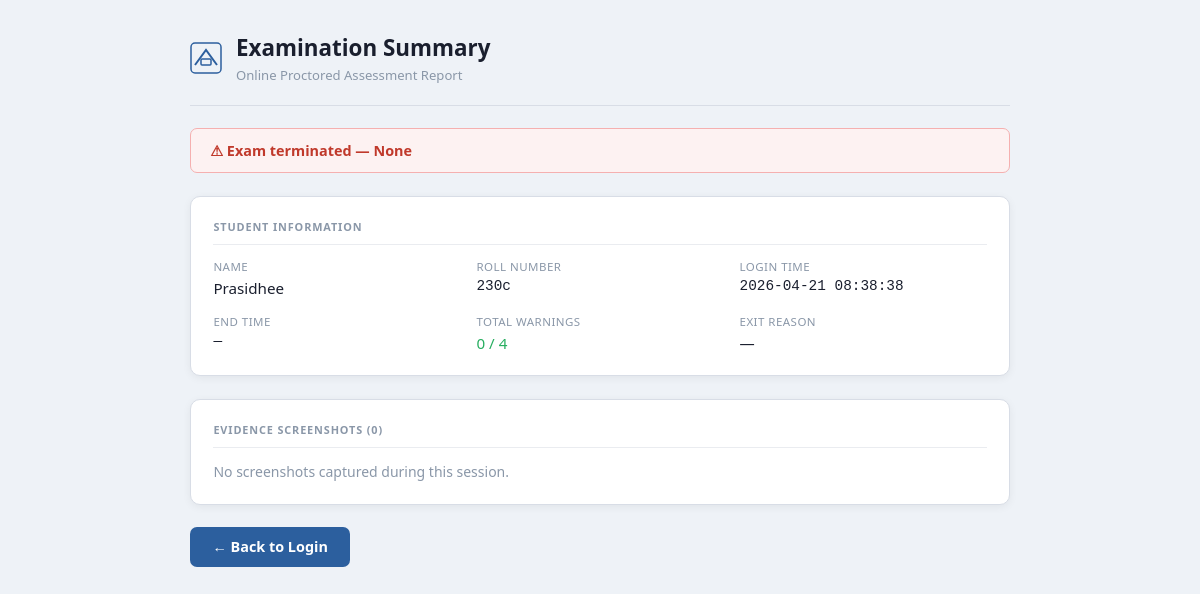
The page /result/230c on the database its author committed.
### tables this page shows
CREATE TABLE students (
            id         INTEGER PRIMARY KEY AUTOINCREMENT,
            name       TEXT    NOT NULL,
            roll       TEXT    NOT NULL UNIQUE,
            created_at TEXT    DEFAULT (datetime('now'))
        );

CREATE TABLE exam_logs (
            id                 INTEGER PRIMARY KEY AUTOINCREMENT,
            roll               TEXT    NOT NULL,
            login_time         TEXT,
            end_time           TEXT,
            warning_count      INTEGER DEFAULT 0,
            termination_reason TEXT,
            FOREIGN KEY (roll) REFERENCES students(roll)
        );

### app.py (the view)
@app.route("/result/<roll>")
def result(roll):
    conn = get_db()
    student = conn.execute(
        "SELECT * FROM students WHERE roll=?", (roll,)
    ).fetchone()
    log = conn.execute(
        "SELECT * FROM exam_logs WHERE roll=? ORDER BY id DESC LIMIT 1", (roll,)
    ).fetchone()
    shots = conn.execute(
        "SELECT * FROM screenshots WHERE roll=? ORDER BY captured_at DESC", (roll,)
    ).fetchall()
    conn.close()
    return render_template("result.html", student=student, log=log, shots=shots)

### app.py (called while the page is built)
def get_db():
    conn = sqlite3.connect(DB_PATH)
    conn.row_factory = sqlite3.Row
    return conn

### templates/result.html (shortened to what this page needs)
<!DOCTYPE html>
<html lang="en">
<head>
</head>
<body>
  <div class="container">
    <div class="page-header">
      <div>
        <h1>Examination Summary</h1>
        <p>Online Proctored Assessment Report</p>
      </div>
    </div>
    {% if log %}
    <div class="banner {% if log.termination_reason == 'Submitted by student' %}ok{% else %}warn{% endif %}">
      {% if log.termination_reason == 'Submitted by student' %}
        &#10003; Exam submitted successfully
      {% else %}
        &#9888; Exam terminated — {{ log.termination_reason }}
      {% endif %}
    </div>
    {% endif %}
    <div class="card">
      <div class="card-title">Student Information</div>
      <div class="info-grid">
        <div class="info-item">
          <span class="info-label">Name</span>
          <span class="info-value">{{ student.name if student else '—' }}</span>
        </div>
        <div class="info-item">
          <span class="info-label">Roll Number</span>
          <span class="info-value mono">{{ student.roll if student else '—' }}</span>
        </div>
        {% if log %}
        <div class="info-item">
          <span class="info-label">Login Time</span>
          <span class="info-value mono">{{ log.login_time or '—' }}</span>
        </div>
        <div class="info-item">
          <span class="info-label">End Time</span>
          <span class="info-value mono">{{ log.end_time or '—' }}</span>
        </div>
        <div class="info-item">
          <span class="info-label">Total Warnings</span>
          <span class="info-value {% if log.warning_count >= 4 %}bad{% elif log.warning_count >= 2 %}warn{% else %}ok{% endif %}">
            {{ log.warning_count }} / 4
          </span>
        </div>
        <div class="info-item">
          <span class="info-label">Exit Reason</span>
          <span class="info-value">{{ log.termination_reason or '—' }}</span>
        </div>
        {% endif %}
      </div>
    </div>
    <div class="card">
      <div class="card-title">Evidence Screenshots ({{ shots|length if shots else 0 }})</div>
      {% if shots %}
      <div class="shots-grid">
        {% for s in shots %}
        <div class="shot">
          <img src="/static/screenshots/{{ s.filepath.split('/')[-1] }}" alt="Evidence"
               onerror="this.style.display='none'"/>
          <div class="shot-meta">
            <span class="shot-reason">{{ s.reason }}</span>
            <span class="shot-time">{{ s.captured_at }}</span>
          </div>
        </div>
        {% endfor %}
      </div>
      {% else %}
        <p style="color:#8a97a8;font-size:.875rem;">No screenshots captured during this session.</p>
      {% endif %}
    </div>
    <div>
      <a href="/" class="back-btn">&#8592; Back to Login</a>
    </div>
  </div>
</body>
</html>

### templates/result.html (style rules this page uses)
* { box-sizing:border-box; margin:0; padding:0; }
body { font-family:'Segoe UI',Arial,sans-serif; background:#eef2f7; min-height:100vh; padding:2rem 1rem; color:#1a1f2e; }
.container { max-width:820px; margin:0 auto; display:flex; flex-direction:column; gap:1.4rem; }
.page-header { display:flex; align-items:center; gap:14px; padding-bottom:1.3rem; border-bottom:1px solid #d8dde6; }
.page-header h1 { font-size:1.4rem; font-weight:700; }
.page-header p { font-size:.82rem; color:#8a97a8; margin-top:3px; }
.banner { padding:.75rem 1.2rem; border-radius:7px; font-weight:600; font-size:.9rem; }
.banner.warn { background:#fdf2f2; color:#c0392b; border:1px solid #f5b0b0; }
.card { background:#fff; border:1px solid #d8dde6; border-radius:10px; padding:1.4rem; box-shadow:0 2px 8px rgba(0,0,0,.06); }
.card-title { font-size:.68rem; font-weight:700; letter-spacing:.08em; text-transform:uppercase; color:#8a97a8; margin-bottom:.9rem; padding-bottom:.6rem; border-bottom:1px solid #eaecf0; }
.info-grid { display:grid; grid-template-columns:repeat(auto-fill,minmax(200px,1fr)); gap:1rem; }
.info-item { display:flex; flex-direction:column; gap:.25rem; }
.info-label { font-size:.72rem; color:#8a97a8; text-transform:uppercase; letter-spacing:.04em; }
.info-value { font-size:.95rem; font-weight:500; }
.info-value.mono { font-family:'Courier New',monospace; font-size:.9rem; }
.info-value.ok { color:#27ae60; }
.back-btn { display:inline-flex; align-items:center; gap:8px; padding:.65rem 1.4rem; background:#2c5f9e; color:#fff; border:none; border-radius:7px; font-family:inherit; font-size:.9rem; font-weight:600; cursor:pointer; text-decoration:none; transition:background .15s; }

### rows shown on the page
students: name "Prasidhee", roll "230c"
exam_logs: login_time "2026-04-21 08:38:38", warning_count "0"

### other values the page prints
{{ log.termination_reason }} "None"
{{ log.end_time or '—' }} "—"
{{ log.termination_reason or '—' }} "—"
{{ shots|length if shots else 0 }} "0"
